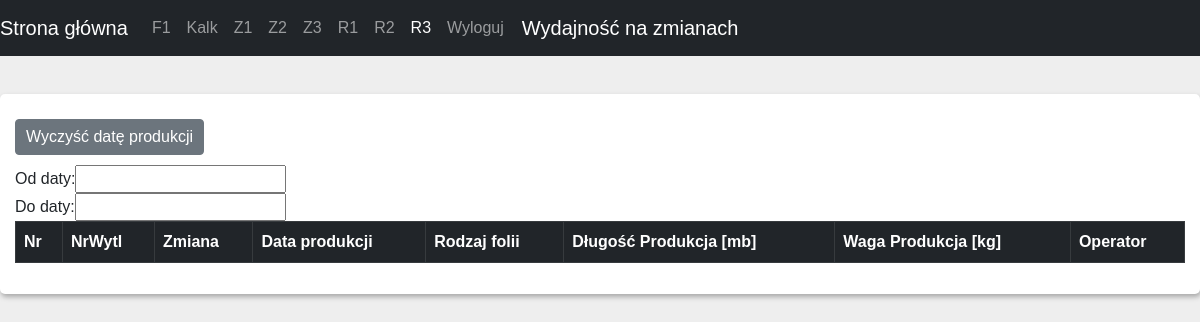
The app's page /doc6 (signed in), older data.
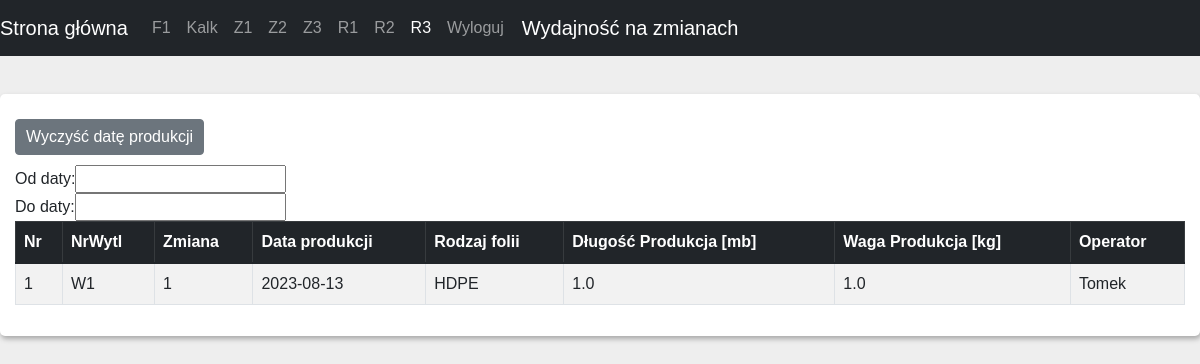
The same page, newer data.
### events/models.py (models this page shows)
class Rolki(models.Model):
    NrZp = models.CharField("NrZp", max_length=20)
    Data = models.DateField()
    Zmiana = models.CharField(max_length=10)
    Rolka = models.IntegerField()
    NrWytl = models.IntegerField()
    Rodzaj = models.IntegerField()
    DlugRolkiProd = models.FloatField()
    WagaRolkiProd = models.FloatField()
    Walce = models.CharField(max_length=20, blank=True, null=True, default='' )
    Slimak = models.CharField(max_length=20, blank=True, null=True, default='' )
    Wynikowa = models.FloatField()
    Wynik = models.FloatField()
    Mieszanka = models.CharField(max_length=40, blank=True, null=True, default='')
    Uwagi = models.CharField(max_length=40, blank=True, null=True, default='')
    UserName = models.CharField(max_length=40)

### events/views.py (the view)
# urls.py: path('doc6', procPrac.as_view(), name='procPrac.views.index'),
class procPrac(LoginRequiredMixin, ListView):
    model = Rolki
    template_name = "Doc346/ProdPrac.html"
    serializer_class = RolkiSumSerializer
    queryset = Rolki.objects.filter()
    def get_context_data(self, **kwargs):
        context = super().get_context_data(**kwargs)
        context['status_dict'] = status_dict
        context['nrwyt_dict'] = nrwyt_dict
        context['folia_dict'] = folia_dict
        queary = Rolki.objects.values('Data', 'Zmiana', 'NrWytl', 'Rodzaj' ,'UserName').annotate(
            Sum('DlugRolkiProd'), Sum('WagaRolkiProd')
        )
        for data in queary:
            data['DlugRolkiProd__sum'] = np.round( data['DlugRolkiProd__sum'] ,2)
            data['WagaRolkiProd__sum'] = np.round(data['WagaRolkiProd__sum'], 2)
        context['serialized_data'] = queary
        return context

### events/views.py (called while the page is built)
@register.filter
def readable_integer(value):
    readable = str(value).split(".")[0][::-1]
    readable = [readable[i:i+3][::-1] for i in range(0, len(readable), 3)]
    if len(str(value).split(".")) == 1:
        end = ""
    else:
        end = "." + str(value).split(".")[1]
    return " ".join(readable[::-1]) + end

@register.filter
def get_item(dictionary, key):
  return dictionary.get(key)

### events/templates/Doc346/ProdPrac.html (shortened to what this page needs)
{% load static %}
<!DOCTYPE html>
<html lang="en">
<head>
    <link rel="stylesheet" href={% static "css/bootstrap.min.css" %}>
    <link rel="stylesheet" href={% static "css/datatables.min.css" %}>
    <link rel="stylesheet" href={% static "css/style.css" %}>
    <link rel="stylesheet" href={% static "css/dataTables.dateTime.min.css" %}>
</head>
<body>
     {% include 'navbar.html' %}
     <br>
                <div class="data_table">
                    <table border="0" cellspacing="5" cellpadding="5">
        <tbody><tr>
            <td>Od daty:</td>
            <td><input type="text" id="min" name="min"></td>
        </tr>
        <tr>
            <td>Do daty:</td>
            <td><input type="text" id="max" name="max"></td>
        </tr>
        <tr>
            <button id="reset-filter" class="btn btn-secondary">Wyczyść datę produkcji</button>
        </tr>
    </tbody></table>
                    <table id="example" class="table table-striped table-bordered display nowrap" style="width:100%">
                        <thead class="table-dark">
                            <tr>
                                <th>Nr</th>
                                <th>NrWytl</th>
                                <th>Zmiana</th>
                                <th>Data produkcji</th>
                                <th>Rodzaj folii</th>
                                <th>Długość Produkcja [mb]</th>
                                <th>Waga Produkcja [kg]</th>
                                <th>Operator</th>
                            </tr>
                        </thead>
                        <tbody>
                        {% for post in serialized_data %}
                             <tr>
                                <td>{{ forloop.counter }}</td>
                                <td>{{  nrwyt_dict|get_item:post.NrWytl }}</td>
                                <td> {{ post.Zmiana }}</td>
                                 <td>{{ post.Data | date:"Y-m-d" }}</td>
                                <td> {{ folia_dict|get_item:post.Rodzaj }} </td>
                                <td>{{ post.DlugRolkiProd__sum | readable_integer }}</td>
                                 <td>{{ post.WagaRolkiProd__sum | readable_integer }}</td>
                                 <td>{{ post.UserName }}</td>
                            </tr>
                        {% endfor %}
                        </tbody>
                    </table>
</div>
</body>
</html>

### events/templates/navbar.html (shortened to what this page needs)
<nav class="navbar navbar-expand-lg navbar-dark bg-dark fixed-top">
  <div class="collapse navbar-collapse">
    <a class="navbar-brand" href="{% url 'Home.views.index' %}">Strona główna</a>
    <ul class="navbar-nav mr-auto mt-2 mt-lg-0">
      <li class="nav-item">
        <a class="nav-link" href="{% url 'Form.views.index' %}">F1</a>
      </li>
        <li class="nav-item">
        <a class="nav-link" href="{% url 'Calculator.views.index' %}">Kalk</a>
      </li>
      <li class="nav-item">
        <a class="nav-link {% if request.path == '/planProc' %}active{% endif %}" href="{% url 'PlanProc.views.index' %}">Z1</a>
      </li>
      <li class="nav-item">
        <a class="nav-link {% if request.path == '/realizacja' %}active{% endif %}" href="{% url 'Realizacja.views.index' %}">Z2</a>
      </li>
      <li class="nav-item">
        <a class="nav-link {% if request.path == '/doc5' %}active{% endif %}" href="{% url 'procReal.views.index' %}">Z3</a>
      </li>
      <li class="nav-item">
        <a class="nav-link {% if request.path == '/planFolia' %}active{% endif %}" href="{% url 'PlanFolia.views.index' %}">R1</a>
      </li>
      <li class="nav-item">
        <a class="nav-link {% if request.path == '/doc4' %}active{% endif %}" href="{% url 'procFolia.views.index' %}">R2</a>
      </li>
      <li class="nav-item">
        <a class="nav-link {% if request.path == '/doc6' %}active{% endif %}" href="{% url 'procPrac.views.index' %}">R3</a>
      </li>
      <li class="nav-item ">
        <a class="nav-link" href="{% url 'Logout.views.index' %}">Wyloguj</a>
      </li>
       {% if request.path == '/planProc' %}
           <a class="navbar-brand" style="color: white; margin-left: 10px"> Zlecenia produkcyjne planowane </a>
        {% elif request.path == '/realizacja' %}
           <a class="navbar-brand" style="color: white; margin-left: 10px"> Zlecenia produkcyjne w realizacji </a>
        {% elif request.path == '/doc5' %}
          <a class="navbar-brand" style="color: white; margin-left: 10px"> Zlecenie produkcyjne zrealizowane lub anulowane </a>
        {% elif request.path == '/planFolia' %}
           <a class="navbar-brand" style="color: white; margin-left: 10px"> Zlecenia w realizacji po wytłaczarkach </a>
        {% elif request.path == '/doc4' %}
         <a class="navbar-brand" style="color: white; margin-left: 10px"> Zlecenia zrealizowane po wytłaczarkach  </a>
        {% elif request.path == '/doc6' %}
         <a class="navbar-brand" style="color: white; margin-left: 10px"> Wydajność na zmianach </a>
        {% endif %}
    </ul>
  </div>
</nav>

### assets/css/style.css (style rules this page uses)
* { margin: 0; padding: 0; outline: 0; }
html { scroll-behavior: smooth; }
body { background: #eee; font-family: 'Raleway', sans-serif; font-family: 'Roboto', sans-serif; font-family: 'Poppins', sans-serif; font-family: 'Rubik', sans-serif; }
h1, h2, h3, h4, h5, h6, p, a, ol, ul, li, img, span, input, form, label, .btn { margin: 0; padding: 0; }
.data_table { background: #fff; padding: 15px; margin-bottom: 10px; box-shadow: 1px 3px 5px #aaa; border-radius: 5px; }
.data_table .btn { padding: 5px 10px; margin: 10px 3px 10px 0; }

### events/templates/navbar.html (style rules this page uses)
body { padding-top: 70px; }
.navbar.fixed-top { position: fixed; top: 0; left: 0; right: 0; z-index: 1000; }

Row changes from the older to the newer data that the page shows:
added Rolki: NrWytl "W1", Zmiana "1", Data "2023-08-13", Rodzaj "HDPE", DlugRolkiProd__sum|readable_integer "1.0", WagaRolkiProd__sum|readable_integer "1.0", UserName "Tomek"
